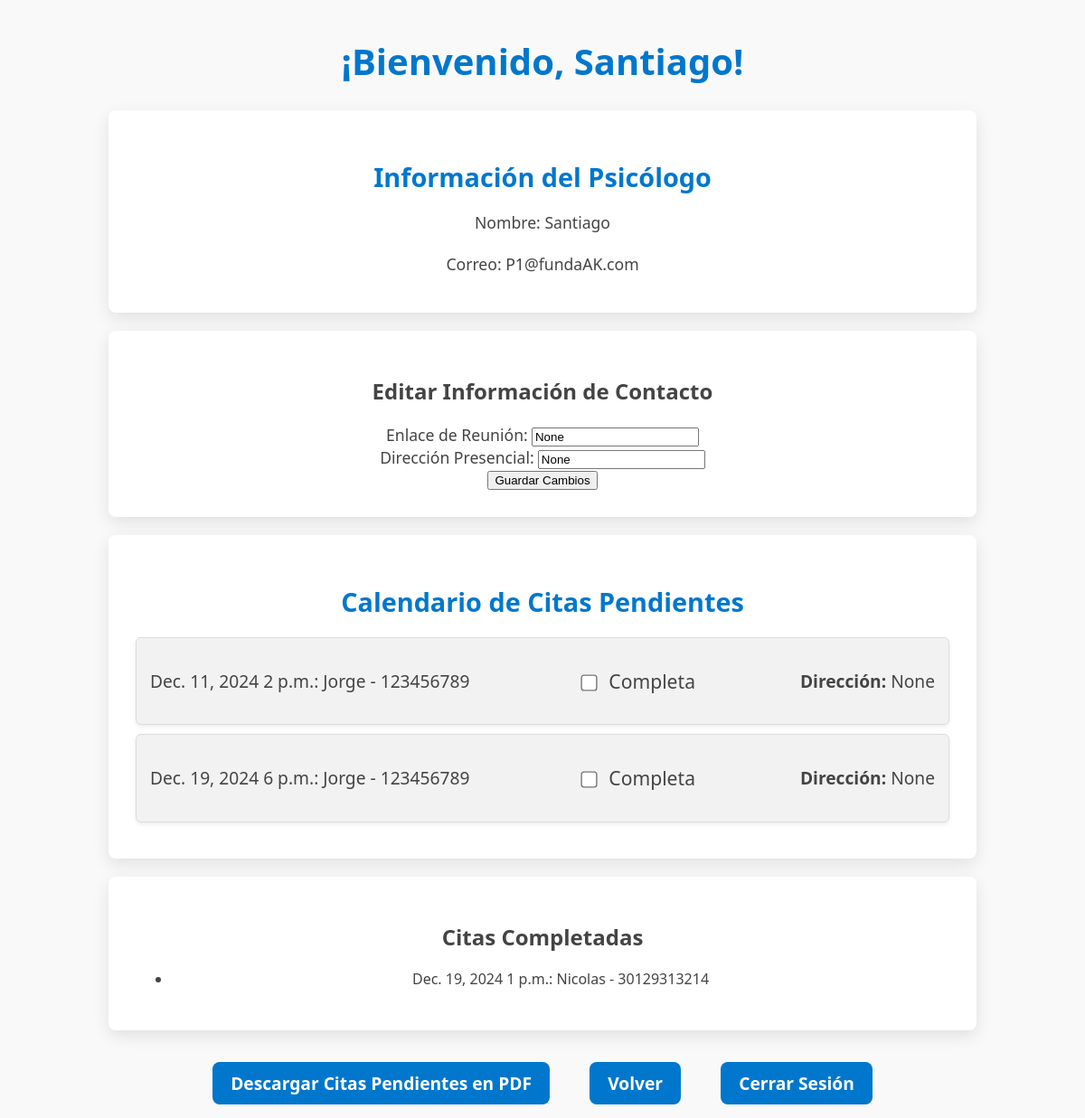
The page /psicologo/ (signed in) on the database its author committed.
### citas/models.py (models this page shows, shortened)
class Psicologo(AbstractBaseUser, PermissionsMixin):
    nombre = models.CharField(max_length=100)
    correo = models.EmailField(unique=True)
    is_active = models.BooleanField(default=True)
    is_staff = models.BooleanField(default=False)
    es_psicologo = models.BooleanField(default=True)
    enlace_reunion = models.URLField(max_length=200, blank=True, null=True)
    direccion_presencial = models.CharField(max_length=255, blank=True, null=True)
    objects = PsicologoManager()
    USERNAME_FIELD = 'correo'
    REQUIRED_FIELDS = ['nombre']

class Cita(models.Model):
    psicologo = models.ForeignKey(Psicologo, on_delete=models.CASCADE)
    paciente = models.CharField(max_length=100)
    contacto = models.CharField(max_length=100)
    fecha = models.DateField()
    hora = models.TimeField()
    modalidad = models.CharField(max_length=10, choices=[('Presencial', 'Presencial'), ('Virtual', 'Virtual')])
    completa = models.BooleanField(default=False)
    enlace_reunion = models.URLField(blank=True, null=True)
    direccion = models.CharField(max_length=255, blank=True, null=True)
    class Meta:
        unique_together = ('psicologo', 'fecha', 'hora')

### citas/views.py (the view, shortened to what this page needs)
# urls.py: path('psicologo/', views.mostrar_interfaz_psicologo, name='interfaz_psicologo'),
@login_required(login_url='vista_login')
def mostrar_interfaz_psicologo(request):
    psicologo = request.user
    citas_pendientes = Cita.objects.filter(psicologo=psicologo, completa=False)
    citas_completadas = Cita.objects.filter(psicologo=psicologo, completa=True)
    return render(request, 'interfaz_psicologo.html', {
        'psicologo': psicologo,
        'citas_pendientes': citas_pendientes,
        'citas_completadas': citas_completadas
    })

### citas/templates/interfaz_psicologo.html (shortened to what this page needs)
<!DOCTYPE html>
<html>
<head>
    {% load static %}
    <link rel="stylesheet" href="{% static 'css/psicologo_styles.css' %}">
</head>
<body>
    <h1>¡Bienvenido, {{ psicologo.nombre }}!</h1>
    <section id="info-psicologo">
        <h2>Información del Psicólogo</h2>
        <p>Nombre: {{ psicologo.nombre }}</p>
        <p>Correo: {{ psicologo.correo }}</p>
    </section>
    <section id="editar-contacto">
        <h2>Editar Información de Contacto</h2>
        <form method="post" action="{% url 'interfaz_psicologo' %}">
            <label for="enlace_reunion">Enlace de Reunión:</label>
            <input type="url" id="enlace_reunion" name="enlace_reunion" value="{{ psicologo.enlace_reunion }}"><br>
            <label for="direccion_presencial">Dirección Presencial:</label>
            <input type="text" id="direccion_presencial" name="direccion_presencial" value="{{ psicologo.direccion_presencial }}"><br>
            <button type="submit">Guardar Cambios</button>
        </form>
    </section>
    <section id="calendario-citas">
        <h2>Calendario de Citas Pendientes</h2>
        <ul>
            {% for cita in citas_pendientes %}
                <li>
                    {{ cita.fecha }} {{ cita.hora }}: {{ cita.paciente }} - {{ cita.contacto }}
                    <form method="post" action="{% url 'marcar_cita_completa' cita.id %}">
                        <input type="checkbox" name="completa" value="true" onchange="this.form.submit()" {% if cita.completa %}checked{% endif %}>
                        <label>Completa</label>
                    </form>
                    {% if cita.modalidad == "Virtual" %}
                        <p><strong>Enlace de Reunión:</strong> <a href="{{ psicologo.enlace_reunion }}" target="_blank">{{ psicologo.enlace_reunion }}</a></p>
                    {% else %}
                        <p><strong>Dirección:</strong> {{ psicologo.direccion_presencial }}</p>
                    {% endif %}
                </li>
            {% endfor %}
        </ul>
    </section>
    <section id="citas-completadas">
        <h2>Citas Completadas</h2>
        <ul>
            {% for cita in citas_completadas %}
                <li>
                    {{ cita.fecha }} {{ cita.hora }}: {{ cita.paciente }} - {{ cita.contacto }}
                </li>
            {% endfor %}
        </ul>
    </section>
    <a href="{% url 'descargar_citas_pdf' %}">Descargar Citas Pendientes en PDF</a>
    <a href="{% url 'menu_principal' %}">Volver</a>
    <a href="{% url 'vista_logout' %}">Cerrar Sesión</a>
</body>
</html>

### static/css/psicologo_styles.css (style rules this page uses)
body { font-family: 'Segoe UI', Tahoma, Geneva, Verdana, sans-serif; background-color: #f9f9f9; margin: 0; padding: 0; color: #444; text-align: center; }
h1 { text-align: center; color: #0077cc; margin-top: 40px; font-size: 2.5em; font-weight: 600; }
section { background-color: #fff; padding: 30px; margin: 20px auto; border-radius: 8px; box-shadow: 0 6px 18px rgba(0, 0, 0, 0.1); width: 80%; max-width: 900px; }
#info-psicologo h2 { color: #0077cc; font-size: 1.8em; margin-bottom: 15px; }
#info-psicologo p { font-size: 1.1em; margin-bottom: 10px; line-height: 1.6; }
#calendario-citas h2 { color: #0077cc; font-size: 1.8em; margin-bottom: 20px; }
#calendario-citas ul { list-style-type: none; padding: 0; margin: 0; }
#calendario-citas li { background-color: #f2f2f2; border: 1px solid #ddd; margin: 10px 0; padding: 15px; border-radius: 6px; display: flex; align-items: center; justify-content: space-between; font-size: 1.2em; box-shadow: 0 2px 5px rgba(0, 0, 0, 0.08); }
#calendario-citas li input { margin-left: 10px; }
a { text-decoration: none; color: #fff; font-weight: bold; font-size: 1.2em; display: inline-block; padding: 10px 20px; margin: 15px 20px; border-radius: 8px; background-color: #0077cc; text-align: center; transition: all 0.09s ease; cursor: pointer; }
input[type="checkbox"] { transform: scale(1.4); cursor: pointer; margin-right: 10px; }
label { font-size: 1.1em; cursor: pointer; }
form { margin: 0; }

### rows shown on the page
Psicologo: nombre "Santiago", correo "P1@fundaAK.com", enlace_reunion "None", direccion_presencial "None"
Cita: fecha "Dec. 11, 2024", hora "2 p.m.", paciente "Jorge", contacto "123456789"
Cita: fecha "Dec. 19, 2024", hora "6 p.m.", paciente "Jorge", contacto "123456789"
Cita: fecha "Dec. 19, 2024", hora "1 p.m.", paciente "Nicolas", contacto "30129313214"
